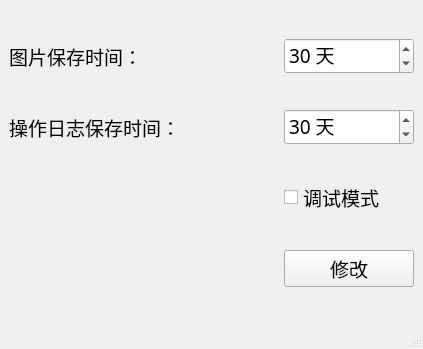
<?xml version="1.0" encoding="UTF-8"?>
<ui version="4.0">
 <class>settingdialog</class>
 <widget class="QMainWindow" name="settingdialog">
  <property name="geometry">
   <rect>
    <x>0</x>
    <y>0</y>
    <width>423</width>
    <height>349</height>
   </rect>
  </property>
  <property name="windowTitle">
   <string>MainWindow</string>
  </property>
  <widget class="QWidget" name="centralwidget">
   <layout class="QGridLayout" name="gridLayout">
    <item row="4" column="2">
     <widget class="QPushButton" name="pushButton_modify">
      <property name="font">
       <font>
        <family>新宋体</family>
        <pointsize>14</pointsize>
       </font>
      </property>
      <property name="text">
       <string>修改</string>
      </property>
     </widget>
    </item>
    <item row="0" column="2">
     <widget class="QSpinBox" name="spinBox_imgExistDays">
      <property name="font">
       <font>
        <family>新宋体</family>
        <pointsize>14</pointsize>
       </font>
      </property>
      <property name="suffix">
       <string> 天</string>
      </property>
      <property name="minimum">
       <number>1</number>
      </property>
      <property name="maximum">
       <number>1000</number>
      </property>
      <property name="value">
       <number>30</number>
      </property>
     </widget>
    </item>
    <item row="1" column="0" colspan="2">
     <widget class="QLabel" name="label2">
      <property name="font">
       <font>
        <family>新宋体</family>
        <pointsize>14</pointsize>
       </font>
      </property>
      <property name="text">
       <string>操作日志保存时间：</string>
      </property>
     </widget>
    </item>
    <item row="0" column="0">
     <widget class="QLabel" name="label1">
      <property name="font">
       <font>
        <family>新宋体</family>
        <pointsize>14</pointsize>
       </font>
      </property>
      <property name="text">
       <string>图片保存时间：</string>
      </property>
     </widget>
    </item>
    <item row="1" column="2">
     <widget class="QSpinBox" name="spinBox_logExistDays">
      <property name="font">
       <font>
        <family>新宋体</family>
        <pointsize>14</pointsize>
       </font>
      </property>
      <property name="suffix">
       <string> 天</string>
      </property>
      <property name="minimum">
       <number>1</number>
      </property>
      <property name="maximum">
       <number>1000</number>
      </property>
      <property name="value">
       <number>30</number>
      </property>
     </widget>
    </item>
    <item row="2" column="2">
     <widget class="QCheckBox" name="checkBox_debugMode">
      <property name="font">
       <font>
        <family>新宋体</family>
        <pointsize>14</pointsize>
       </font>
      </property>
      <property name="text">
       <string>调试模式</string>
      </property>
     </widget>
    </item>
   </layout>
  </widget>
  <widget class="QMenuBar" name="menubar">
   <property name="geometry">
    <rect>
     <x>0</x>
     <y>0</y>
     <width>423</width>
     <height>26</height>
    </rect>
   </property>
  </widget>
  <widget class="QStatusBar" name="statusbar"/>
 </widget>
 <resources/>
 <connections/>
</ui>
